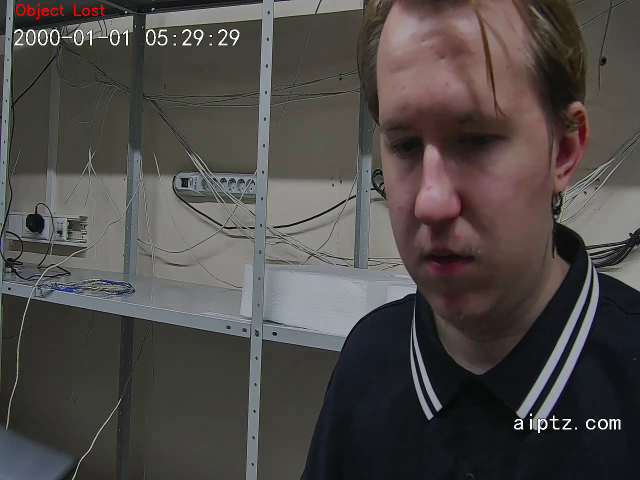
#> input picture frame 16 of output.mp4, 1280 x 960 px, given in place of , which was not available (shown at 1/2 size)
$ python main.py
#> lines starting #> are read from the running program, lines starting #| are printed output that depends on the picture; after the words box and inside, x2 and y2 are one past the last pixel; in counts of white or black regions, pixels touching at a corner belong together; pictures that were not available may be replaced by others from this repository, and a replacement may not be noted
import numpy as np
import cv2

def run_main(video="test.mp4", output="output.mp4"):
    # Открываем веб-камеру (или видеопоток)
    # '0' для веб-камеры
    # rtsp://username:password@ip_address:port/stream
#> called with video = 'rtsp://admin:aa123456@192.168.1.68:554/', output = 'output.mp4'
    cap = cv2.VideoCapture(video)  # Используйте  или замените на имя файла для видеофайла
    # rtsp://admin:aa123456@192.168.1.68:554/stream
    # Инициализация объекта VideoWriter для записи видео
    out = cv2.VideoWriter(output, cv2.VideoWriter_fourcc(*'mp4v'), 30, (int(cap.get(3)), int(cap.get(4))))

    # Инициализация переменных
    p0 = None
    old_gray = None

    while True:
        # Считываем текущий кадр
        ret, frame = cap.read()
#> frame is the input picture: shape (960, 1280, 3); mean B, G, R 71.8, 73.9, 78.1

        if not ret:
            break

        # Преобразуем текущий кадр в оттенки серого
        frame_gray = cv2.cvtColor(frame, cv2.COLOR_BGR2GRAY)
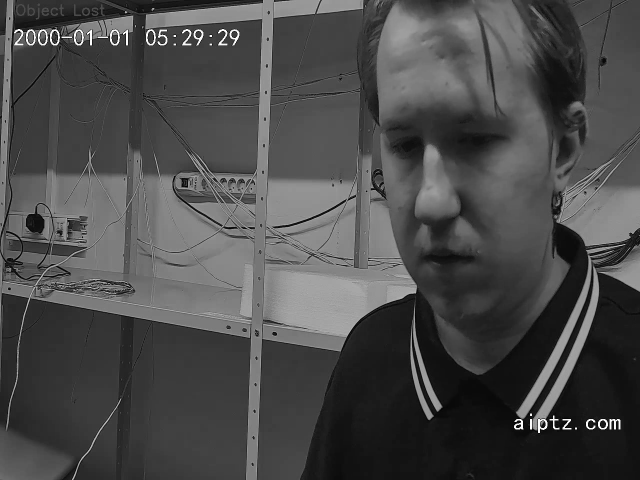
#> frame_gray: shape (960, 1280) (shown at 1/2 size); min 0, max 255, mean 74.9

        if p0 is not None and len(p0) > 0:
            # Вычисляем оптический поток (KLT)
            p1, st, err = cv2.calcOpticalFlowPyrLK(old_gray, frame_gray, p0, None, **lk_params)

            # Выбираем только хорошие точки (статус 1)
            good_new = p1[st == 1]
            good_old = p0[st == 1]

            if len(good_new) > 0:
                # Рисуем траектории для отслеживаемых точек и собираем координаты для расчета центра
                center_x, center_y = 0, 0
                count = 0
                for i, (new, old) in enumerate(zip(good_new, good_old)):
                    a, b = new.ravel()
                    c, d = old.ravel()
                    # Преобразуем координаты к целым числам
                    frame = cv2.circle(frame, (int(a), int(b)), 5, (0, 255, 0), -1)
                    frame = cv2.line(frame, (int(a), int(b)), (int(c), int(d)), (0, 255, 0), 2)

                    # Накопление координат для расчета центра
                    center_x += a
                    center_y += b
                    count += 1

                if count > 0:
                    # Рассчитываем среднее значение для нахождения центра
                    center_x = int(center_x / count)
                    center_y = int(center_y / count)

                    # Рисуем центр объекта
                    frame = cv2.circle(frame, (center_x, center_y), 10, (0, 0, 255), -1)
                    frame = cv2.putText(frame, 'Center', (center_x - 25, center_y - 10), cv2.FONT_HERSHEY_SIMPLEX, 0.7, (0, 0, 255), 2)

            # Обновляем предыдущий кадр и точки
            old_gray = frame_gray.copy()
            p0 = good_new.reshape(-1, 1, 2)
        else:
            # Если нет точек для отслеживания, выводим сообщение
            cv2.putText(frame, 'Object Lost', (30, 30), cv2.FONT_HERSHEY_SIMPLEX, 1, (0, 0, 255), 2)
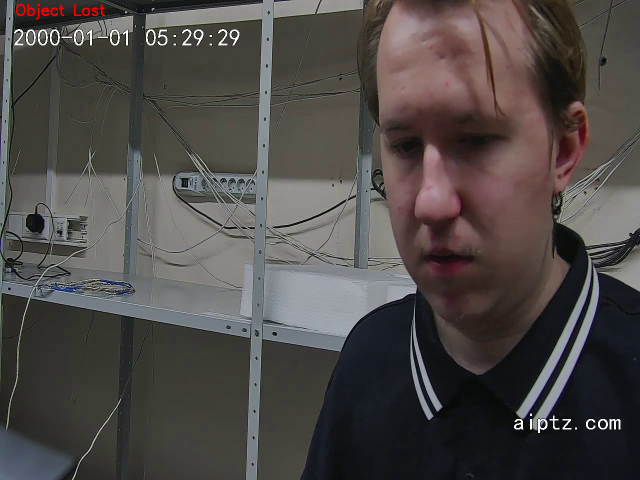
#> frame: shape (960, 1280, 3) (shown at 1/2 size); 0.09% of pixels changed, all inside (x1, y1, x2, y2) = (32, 7, 210, 39)

        # Показываем результат
        cv2.imshow('KLT Tracking', frame)

        # Записываем текущий кадр в видео
        out.write(frame)

        # Нажмите 'r', чтобы выбрать новый объект для отслеживания
        if cv2.waitKey(1) & 0xFF == ord('r'):
#> (key q is pressed here)
            track_window = cv2.selectROI('Select ROI', frame, fromCenter=False, showCrosshair=True)
            cv2.destroyWindow('Select ROI')
            x, y, w, h = int(track_window[0]), int(track_window[1]), int(track_window[2]), int(track_window[3])
            roi = frame[y:y+h, x:x+w]
            mask = np.zeros_like(frame_gray)
            mask[y:y+h, x:x+w] = 1
            p0 = cv2.goodFeaturesToTrack(frame_gray, mask=mask, maxCorners=100, qualityLevel=0.3, minDistance=7, blockSize=7)
            old_gray = frame_gray.copy()  # Обновляем старый кадр

        # Нажмите 'q' для выхода
        if cv2.waitKey(1) & 0xFF == ord('q'):
#> (key q is pressed here)
            break

    # Закрываем записи
    cap.release()
    out.release()
    cv2.destroyAllWindows()

if __name__ == "__main__":
    # Параметры для расчета оптического потока методом LK
    lk_params = dict(winSize=(15, 15),
                     maxLevel=2,
                     criteria=(cv2.TERM_CRITERIA_EPS | cv2.TERM_CRITERIA_COUNT, 10, 0.03))
    run_main('rtsp://admin:aa123456@192.168.1.68:554/')

$ run again, starting later in the video
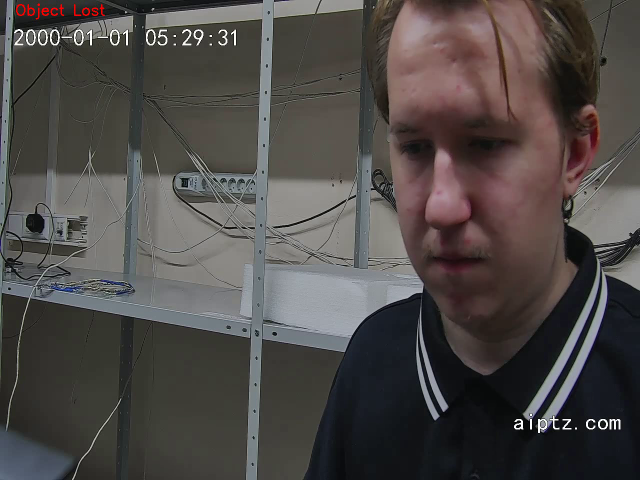
#> input picture frame 76 of output.mp4, 1280 x 960 px, given in place of , which was not available (shown at 1/2 size)
#> in run_main, frame is the input picture: shape (960, 1280, 3); mean B, G, R 72, 74, 78.3
#> in run_main, `frame_gray = cv2.cvtColor(frame, cv2.COLOR_BGR2GRAY)`:
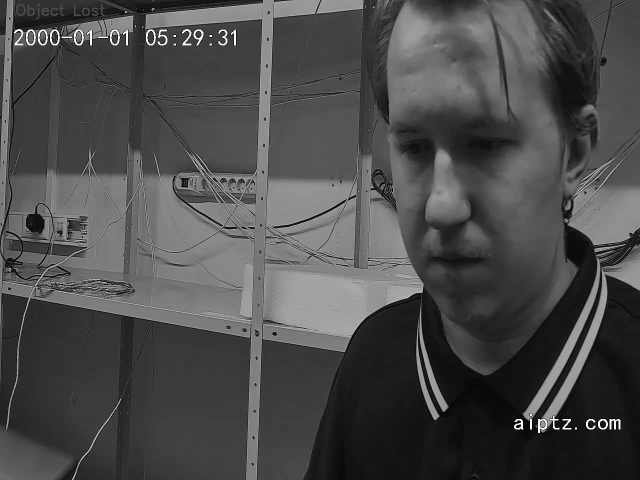
#> frame_gray: shape (960, 1280) (shown at 1/2 size); min 0, max 255, mean 75.1
#> in run_main, `cv2.putText(frame, 'Object Lost', (30, 30), cv2.FONT_HERSHEY_SIMPLEX, ..`:
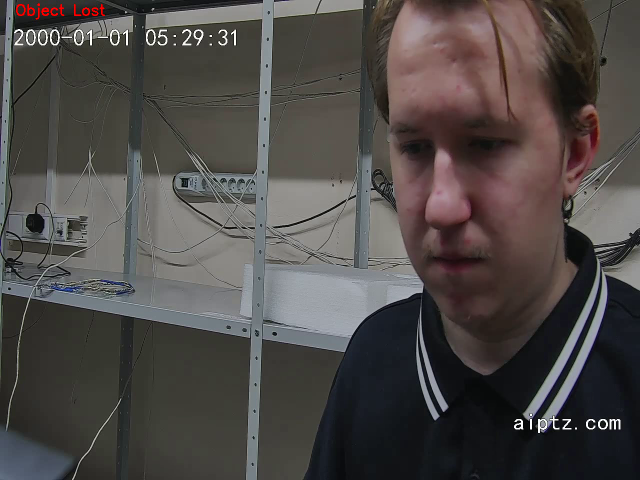
#> frame: shape (960, 1280, 3) (shown at 1/2 size); 0.09% of pixels changed, all inside (x1, y1, x2, y2) = (32, 7, 210, 39)

$ run again, starting later in the video
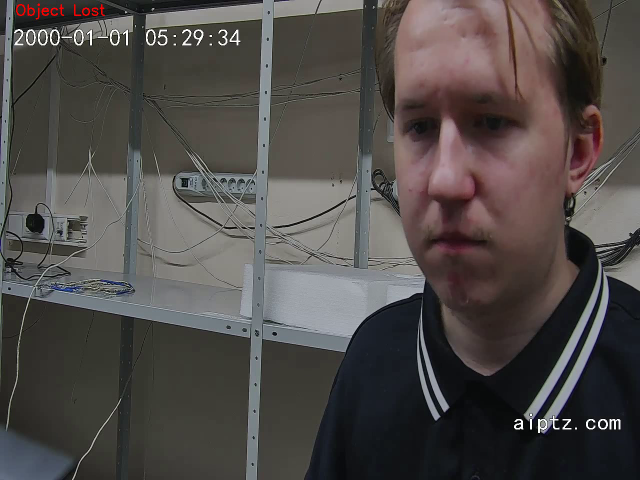
#> input picture frame 135 of output.mp4, 1280 x 960 px, given in place of , which was not available (shown at 1/2 size)
#> in run_main, frame is the input picture: shape (960, 1280, 3); mean B, G, R 73.1, 75.2, 79.5
#> in run_main, `frame_gray = cv2.cvtColor(frame, cv2.COLOR_BGR2GRAY)`:
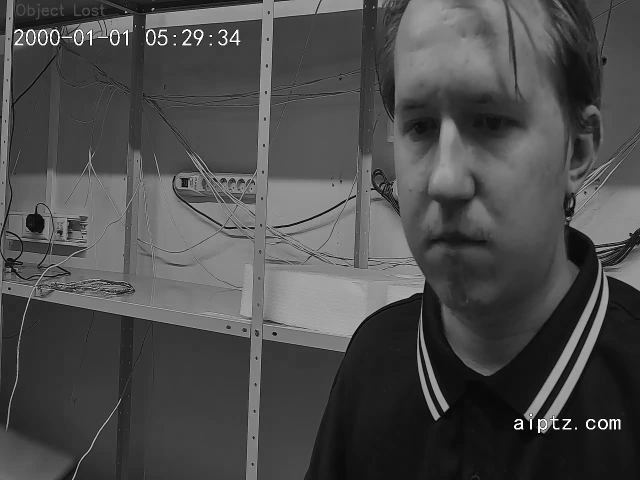
#> frame_gray: shape (960, 1280) (shown at 1/2 size); min 0, max 255, mean 76.2
#> in run_main, `cv2.putText(frame, 'Object Lost', (30, 30), cv2.FONT_HERSHEY_SIMPLEX, ..`:
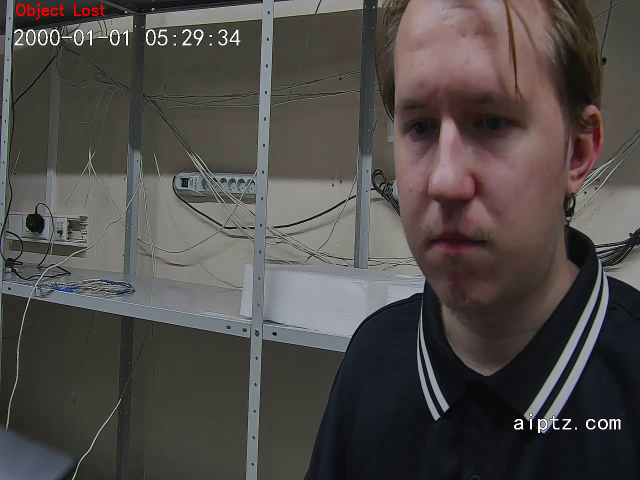
#> frame: shape (960, 1280, 3) (shown at 1/2 size); 0.09% of pixels changed, all inside (x1, y1, x2, y2) = (32, 7, 210, 39)
